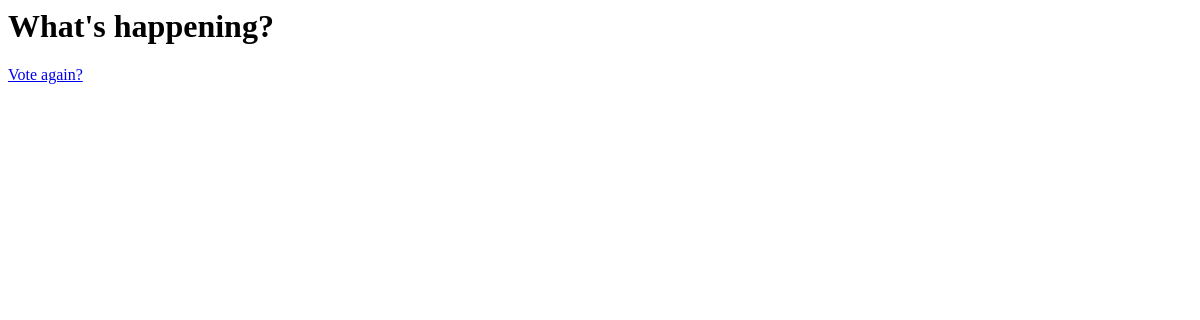
The page /polls/2/results/ on the database as committed earlier.
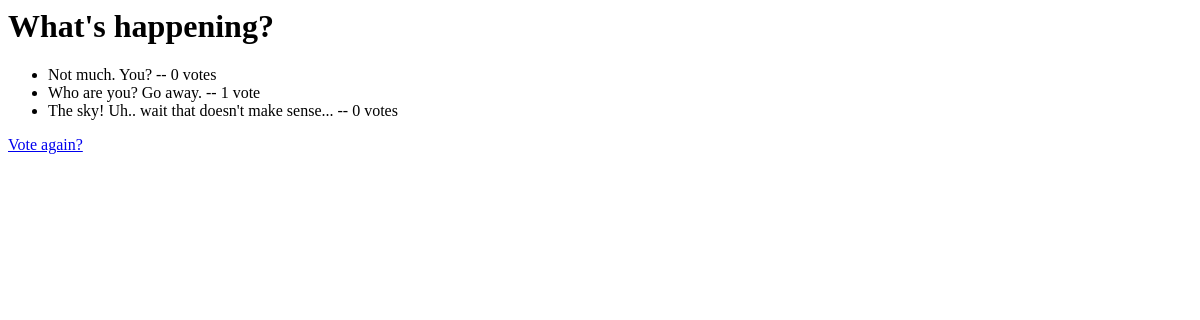
The same page on the database as committed later.
### polls/models.py (models this page shows, shortened)
class Poll(models.Model):
	question = models.CharField(max_length=200)
	pub_date = models.DateTimeField('date published')
	def was_published_recently(self):
		now = timezone.now()
		return now - datetime.timedelta(days=1) <= self.pub_date < now
	was_published_recently.admin_order_field = 'pub_date'
	was_published_recently.boolean = True
	was_published_recently.short_description = 'Published Recently?'

class Choice(models.Model):
	poll = models.ForeignKey(Poll)
	choice_text = models.CharField(max_length=200)
	votes = models.IntegerField(default=0)

### polls/views.py (the view)
# urls.py: url(r'^(?P<pk>\d+)/results/$', views.ResultsView.as_view(), name='results'),
class ResultsView(generic.DetailView):
	model = Poll
	template_name = 'polls/results.html'

### polls/templates/polls/results.html
<h1>{{ poll.question }}</h1>
<ul>
	{% for choice in poll.choice_set.all %}
		<li>{{ choice.choice_text }} -- {{ choice.votes }} vote{{ choice.votes|pluralize }}</li>
	{% endfor %}
</ul>
<a href="{% url 'polls:detail' poll.id %}">Vote again?</a>

Rows that differ between the two databases and show on the page:
added Choice: choice_text "Not much. You?", votes "0"
added Choice: choice_text "Who are you? Go away.", votes "1"
added Choice: choice_text "The sky! Uh.. wait that doesn't make sense...", votes "0"
